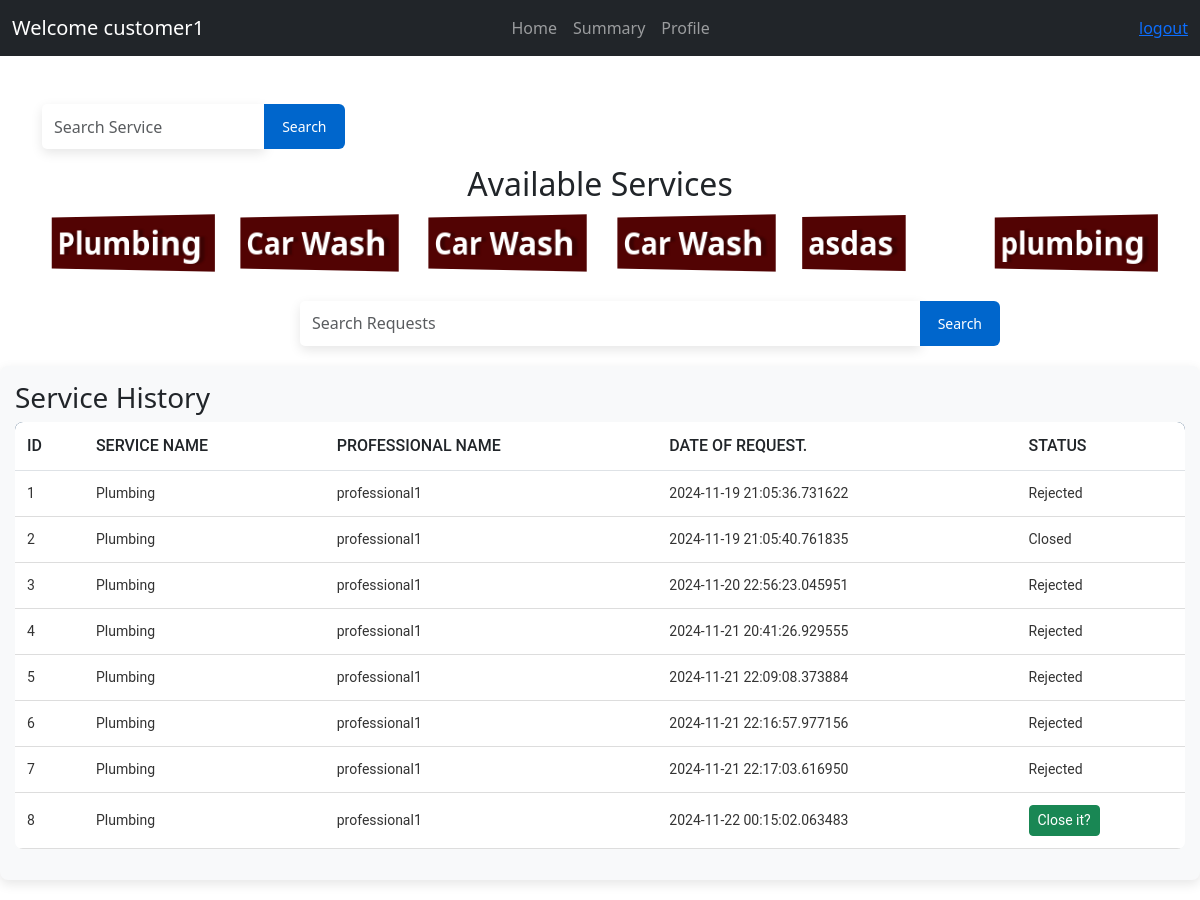
Page /user/2 (signed in) on the earlier database version.
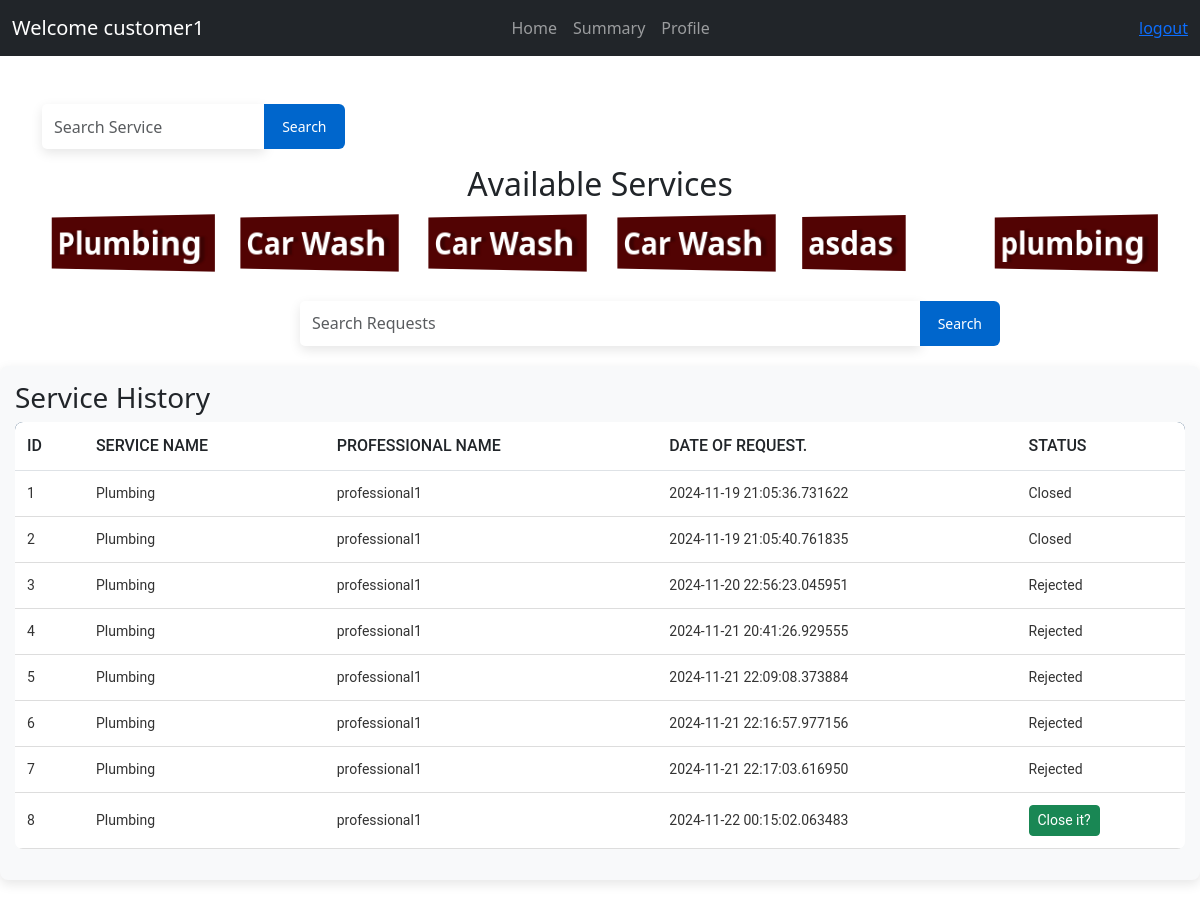
Same page on the later database version.
### application/models.py (models this page shows)
class Customer(db.Model):
    id=db.Column(db.Integer, primary_key=True)
    user_id = db.Column(db.Integer, db.ForeignKey('user.id'), nullable = False)
    user = db.relationship('User', back_populates='customer')
    fullname= db.Column(db.String(80))
    address= db.Column(db.String(200))
    pincode=db.Column(db.Integer)

class ServiceRequest(db.Model):
    id = db.Column(db.Integer, primary_key=True)
    customer_name = db.Column(db.String(150))
    professional_name = db.Column(db.String(150))
    service_name = db.Column(db.String(150))
    service_id = db.Column(db.Integer, db.ForeignKey('service.id'), nullable=False)
    customer_id = db.Column(db.Integer, db.ForeignKey('user.id'), nullable=False)
    professional_id = db.Column(db.Integer, db.ForeignKey('professional.id'))
    date_of_request = db.Column(db.DateTime)
    date_of_completion = db.Column(db.DateTime)
    status = db.Column(db.String(25), default="requested")
    remarks = db.Column(db.String(250))

### application/controllers.py (the view)
@app.route('/user/<int:id>', methods=['GET','POST'])
@roles_required("customer")
def customer(id):
   user=Customer.query.filter_by(user_id=id).first()
   services=Service.query.all()
   service_request=ServiceRequest.query.filter_by(customer_id=id)
   return render_template('c_dash.html',user=user, services=services, service_request=service_request)

### templates/c_dash.html (shortened to what this page needs)
<!DOCTYPE html>
<html lang="en">
<head>
    <link href="https://cdn.jsdelivr.net/npm/bootstrap@5.3.0-alpha1/dist/css/bootstrap.min.css" rel="stylesheet">
    <link rel="stylesheet" href="/static/customer_dash.css">
</head>
<body>
    <nav class="navbar navbar-expand-lg navbar-dark bg-dark">
        <div class="container-fluid">
            <a class="navbar-brand" href="#">Welcome {{user.fullname}}</a>
            <div class="collapse navbar-collapse" id="navbarNav" >
                <ul class="navbar-nav ms-auto" style="display: flex; justify-content: center; width: 100%; padding-right: 15%;" >
                    <li class="nav-item"><a class="nav-link" href="/user/{{user.user_id}}">Home</a></li>
                    <li class="nav-item"><a class="nav-link" href="/summary/{{user.user_id}}">Summary</a></li>
                    <li class="nav-item"><a class="nav-link" href="/profile/{{user.user_id}}">Profile</a></li>
                </ul>
            </div>
            <div class="nav-link" style="display: flex;">
                <a href="/logout">logout</a>
            </div>
        </div>
    </nav>
    <div class="container mt-5">
        <div>
            <form action="/search_service/{{user.user_id}}" style="display: flex; justify-content: center;">
                <div class="input-group mb-3" >
                    <input style="max-width:20%; " name="result" type="text" class="form-control" placeholder="Search Service" aria-label="Recipient's username" aria-describedby="button-addon2">
                    <button class="btn btn-outline-secondary" type="submit" id="button-addon2">Search</button>
                </div>
             </form>
        </div>
        <h2 style="padding-bottom: 5px;display: flex ; justify-content: center;">Available Services</h2>
        <div class="row g-3">
            {% for service in services %}
            <div class="col-md-2">
                <a href="/service/{{service.id}}/{{user.user_id}}" >
                    <button class="button-92" role="button">{{service.name}} </button></a>
            </div>
            {% endfor %}
        </div>
    </div>
     <form action="/search_req/{{user.user_id}}">
        <div class="input-group mb-3" style="padding-left: 300px; padding-right: 200px; padding-top: 30px;">
            <input name="result" type="text" class="form-control" placeholder="Search Requests" aria-label="Recipient's username" aria-describedby="button-addon2">
            <button class="btn btn-outline-secondary" type="submit" id="button-addon2">Search</button>
        </div>
     </form>
    <div class="tableMain">
        <h3>Service History</h3>
        <table class="table">
            <thead>
                <tr>
                    <th>ID</th>
                    <th>Service Name</th>
                    <th>Professional Name</th>
                    <th>Date of Request.</th>
                    <th>Status</th>
                </tr>
            </thead>
            <tbody>
                {% for service in service_request %}
                <tr>
                    <td>{{ service.id }}</td>
                    <td>{{ service.service_name }}</td>
                    <td>{{ service.professional_name }}</td>
                    <td>{{ service.date_of_request }}</td>
                    <td>
                        {% if service.status == 'closed' %}
                        Closed
                        {% elif service.status == 'rejected' %}
                        Rejected
                        {% elif service.status == 'requested' %}
                         Requested
                        {% else %}
                        <a href="/service_remarks/{{ service.id }}" class="btn btn-sm btn-success">Close it?</a>
                        {% endif %}
                    </td>
                </tr>
                {% endfor %}
            </tbody>
        </table>
    </div>
</body>
</html>

### static/customer_dash.css (style rules this page uses)
.input-group .form-control { border: none; box-shadow: 0 4px 12px rgba(0, 0, 0, 0.1); border-radius: 5px; outline: none; transition: box-shadow 0.3s ease; }
.input-group .btn { border: none; background-color: #0066cc; color: white; padding: 12px 18px; font-size: 14px; cursor: pointer; transition: background-color 0.3s ease; }
.tableMain { width: 100%; overflow-x: auto; margin: 20px 0; padding: 15px; background-color: #f8f9fa; border-radius: 8px; box-shadow: 0 4px 12px rgba(0, 0, 0, 0.1); }
.table { width: 100%; border-collapse: collapse; font-family: 'Roboto', sans-serif; text-align: left; background-color: white; border-radius: 8px; overflow: hidden; }
.table thead { background-color: #012a52; color: white; font-size: 16px; text-transform: uppercase; }
.table thead th { padding: 12px; font-weight: 500; }
.table tbody tr { border-bottom: 1px solid #ddd; transition: background-color 0.2s ease; }
.table tbody td, .table tbody th { padding: 12px; font-size: 14px; color: #333; }
.table tbody td { vertical-align: middle; }
.button-92 { --c: #fff; background: linear-gradient(90deg, #0000 33%, #fff5, #0000 67%) var(--_p,100%)/300% no-repeat, #520303; color: #0000; border: none; transform: perspective(500px) rotateY(calc(20deg*var(--_i,-1))); text-shadow: calc(var(--_i,-1)* 0.08em) -.01em 0 var(--c), calc(var(--_i,-1)*-0.08em) .01em 2px #0004; outline-offset: .1em; transition: 0.3s; }
.button-92 { font-weight: bold; font-size: 2rem; margin: 0; cursor: pointer; padding: .1em .3em; }

Differences in the rows shown:
changed ServiceRequest id 1: status "Rejected" → "Closed"
